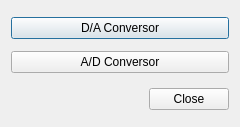
<?xml version="1.0" encoding="UTF-8"?>
<ui version="4.0">
 <class>Dialogc</class>
 <widget class="QDialog" name="Dialogc">
  <property name="geometry">
   <rect>
    <x>0</x>
    <y>0</y>
    <width>240</width>
    <height>127</height>
   </rect>
  </property>
  <property name="sizePolicy">
   <sizepolicy hsizetype="Fixed" vsizetype="Fixed">
    <horstretch>0</horstretch>
    <verstretch>0</verstretch>
   </sizepolicy>
  </property>
  <property name="minimumSize">
   <size>
    <width>240</width>
    <height>127</height>
   </size>
  </property>
  <property name="maximumSize">
   <size>
    <width>240</width>
    <height>127</height>
   </size>
  </property>
  <property name="contextMenuPolicy">
   <enum>Qt::NoContextMenu</enum>
  </property>
  <property name="windowTitle">
   <string>Conversor Calibration</string>
  </property>
  <property name="sizeGripEnabled">
   <bool>false</bool>
  </property>
  <property name="modal">
   <bool>true</bool>
  </property>
  <layout class="QVBoxLayout" name="verticalLayout">
   <property name="sizeConstraint">
    <enum>QLayout::SetDefaultConstraint</enum>
   </property>
   <item>
    <widget class="QPushButton" name="daButton">
     <property name="text">
      <string>D/A Conversor</string>
     </property>
    </widget>
   </item>
   <item>
    <widget class="QPushButton" name="adButton">
     <property name="text">
      <string>A/D Conversor</string>
     </property>
    </widget>
   </item>
   <item>
    <spacer name="verticalSpacer">
     <property name="orientation">
      <enum>Qt::Vertical</enum>
     </property>
     <property name="sizeType">
      <enum>QSizePolicy::Fixed</enum>
     </property>
     <property name="sizeHint" stdset="0">
      <size>
       <width>20</width>
       <height>3</height>
      </size>
     </property>
    </spacer>
   </item>
   <item>
    <widget class="QDialogButtonBox" name="buttonBox">
     <property name="contextMenuPolicy">
      <enum>Qt::NoContextMenu</enum>
     </property>
     <property name="orientation">
      <enum>Qt::Horizontal</enum>
     </property>
     <property name="standardButtons">
      <set>QDialogButtonBox::Close</set>
     </property>
    </widget>
   </item>
  </layout>
 </widget>
 <tabstops>
  <tabstop>buttonBox</tabstop>
  <tabstop>daButton</tabstop>
  <tabstop>adButton</tabstop>
 </tabstops>
 <resources/>
 <connections>
  <connection>
   <sender>buttonBox</sender>
   <signal>accepted()</signal>
   <receiver>Dialogc</receiver>
   <slot>accept()</slot>
   <hints>
    <hint type="sourcelabel">
     <x>248</x>
     <y>254</y>
    </hint>
    <hint type="destinationlabel">
     <x>157</x>
     <y>274</y>
    </hint>
   </hints>
  </connection>
  <connection>
   <sender>buttonBox</sender>
   <signal>rejected()</signal>
   <receiver>Dialogc</receiver>
   <slot>reject()</slot>
   <hints>
    <hint type="sourcelabel">
     <x>316</x>
     <y>260</y>
    </hint>
    <hint type="destinationlabel">
     <x>286</x>
     <y>274</y>
    </hint>
   </hints>
  </connection>
 </connections>
</ui>
